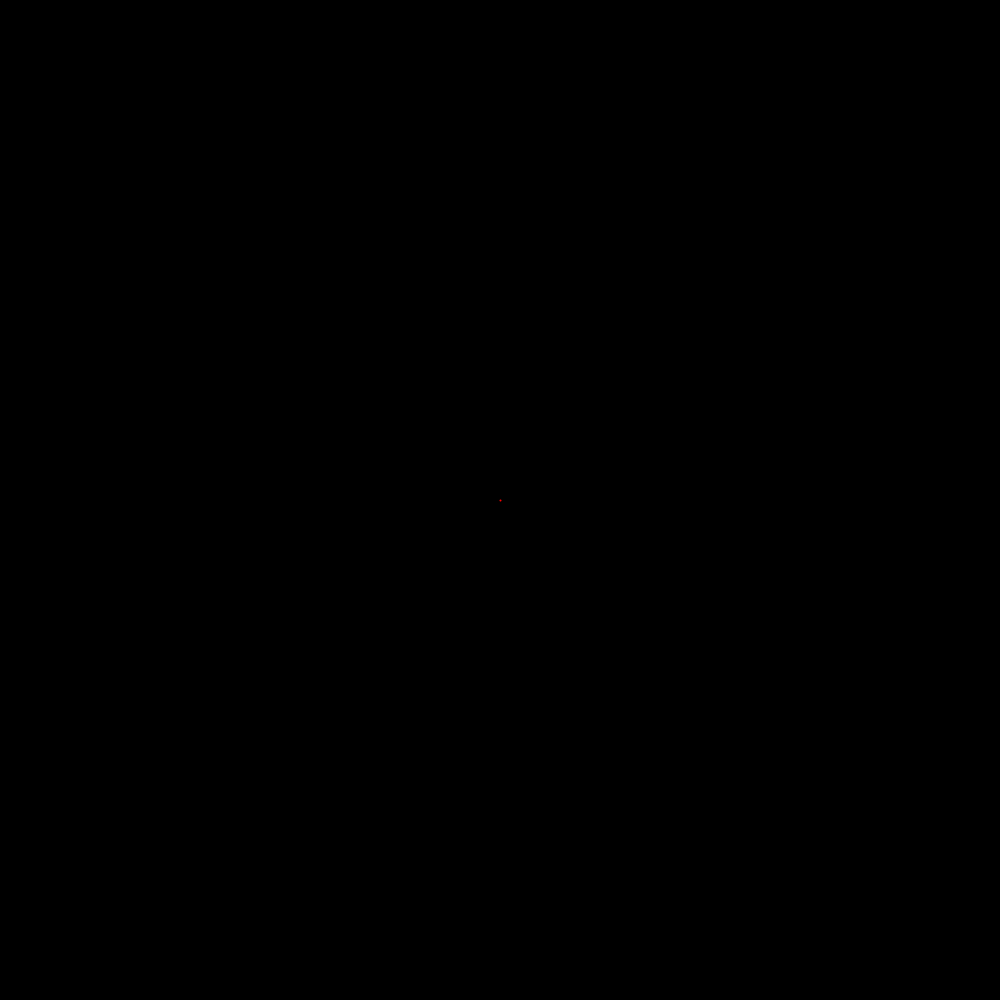
Frame 1 (no input)
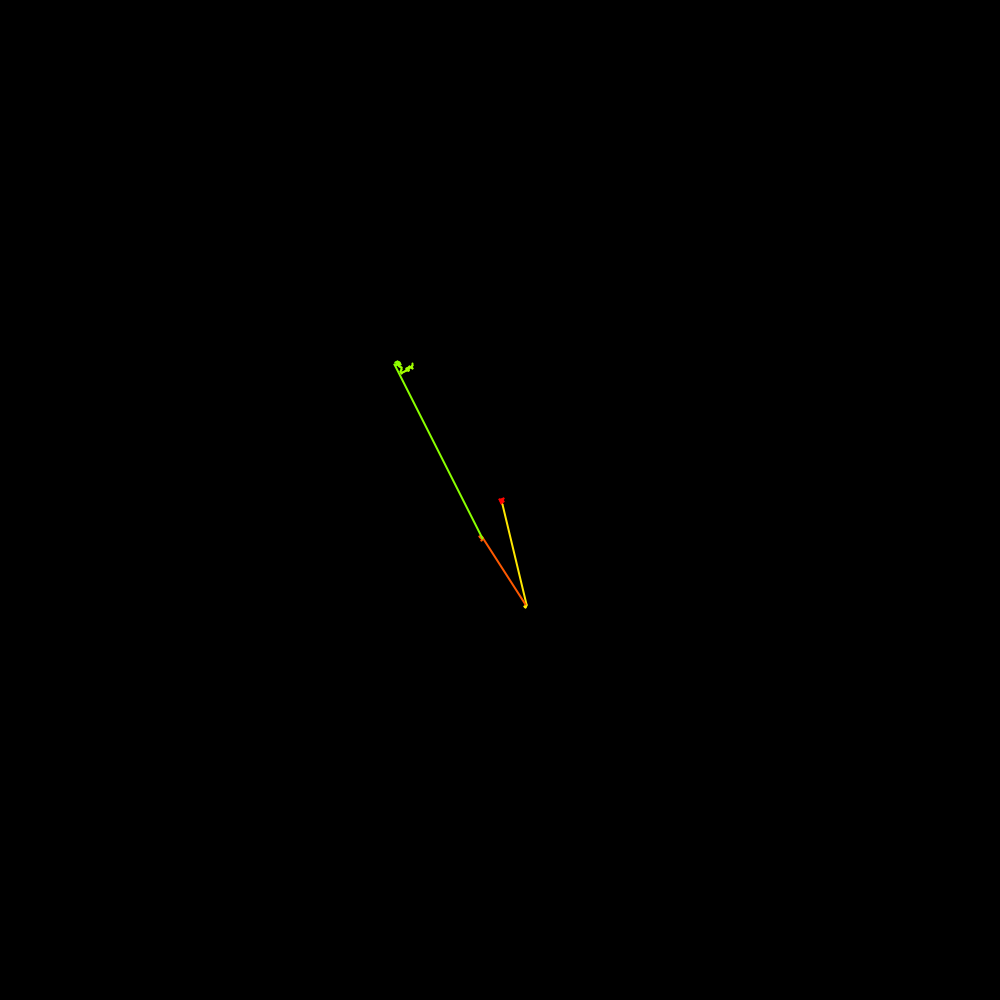
Frame 60 (the mouse pressed at the canvas centre just before this capture)
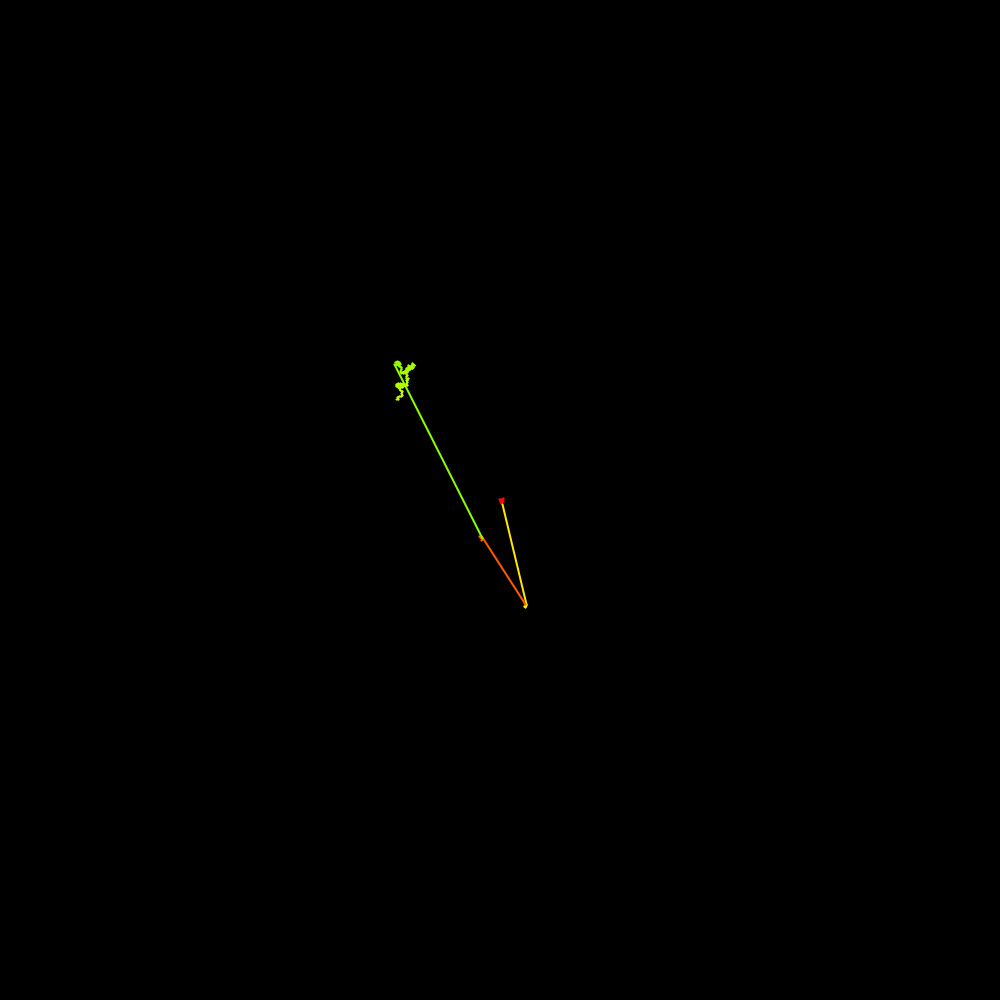
Frame 120 (the mouse held since frame 60 and released just before this capture)

The Processing sketch that drew these frames (run headless with seeded random() and noise(); from frame 60 on, the mouse is pressed at the canvas centre):

// Processing sketch: random_walker_levy
// ── random_walker_levy.pde
PVector  curr;
PVector  prev;

int      offset = 2;
int      moves = 100000;

//float    prevr;

void  setup()
{
  size(1000,1000) ;
  background(0);
  colorMode(HSB);
  curr = new PVector(width / 2, height / 2);
  prev = curr.copy();
}

void  draw()
{
  //if (curr.x < offset || curr.x > width - offset
  //  || curr.y < offset || curr.y > height - offset)
  //  noLoop();
  moves-- ;

  if (moves % 2000 == 0)
  {
    save("round.png");
    println(moves);
  }
  if (moves < 1)
  {
    save("walk.png");
    noLoop() ;
  }

  boolean  w = false ;

  if (curr.x < 0)
  {
    w = true;
    curr.x += width;
  } else if (curr.x > width - 1)
  {
    w = true;
    curr.x -= width;
  }
  if (curr.y < 0)
  {
    w = true; 
    curr.y += height;
  } else if (curr.y > height - 1)
  {
    w = true; 
    curr.y -= height;
  }
  PVector  step = PVector.random2D();
  float    r = random(100);

  if (r < 2)
  {
    step.mult(random(25, width / 4));
  } else
  {
    step.setMag(2);

    //if (prevr >= 1)  line(curr.x, curr.y, prev.x, prev.y);
  }

  stroke(dist(curr.x, curr.y, width / 2, height / 2) / height * 360, 300, 300, 300);
  strokeWeight(2);
  if (!w)  line(curr.x, curr.y, prev.x, prev.y);


  //if (!w && prevr >= 1)  line(curr.x, curr.y, prev.x, prev.y);

  //stroke(prev.x % 360, 360, 360, 360);
  //strokeWeight(2);
  //line(curr.x, curr.y, prev.x, prev.y);
  //prevr = r ;

  prev.set(curr);
  curr.add(step);
}
